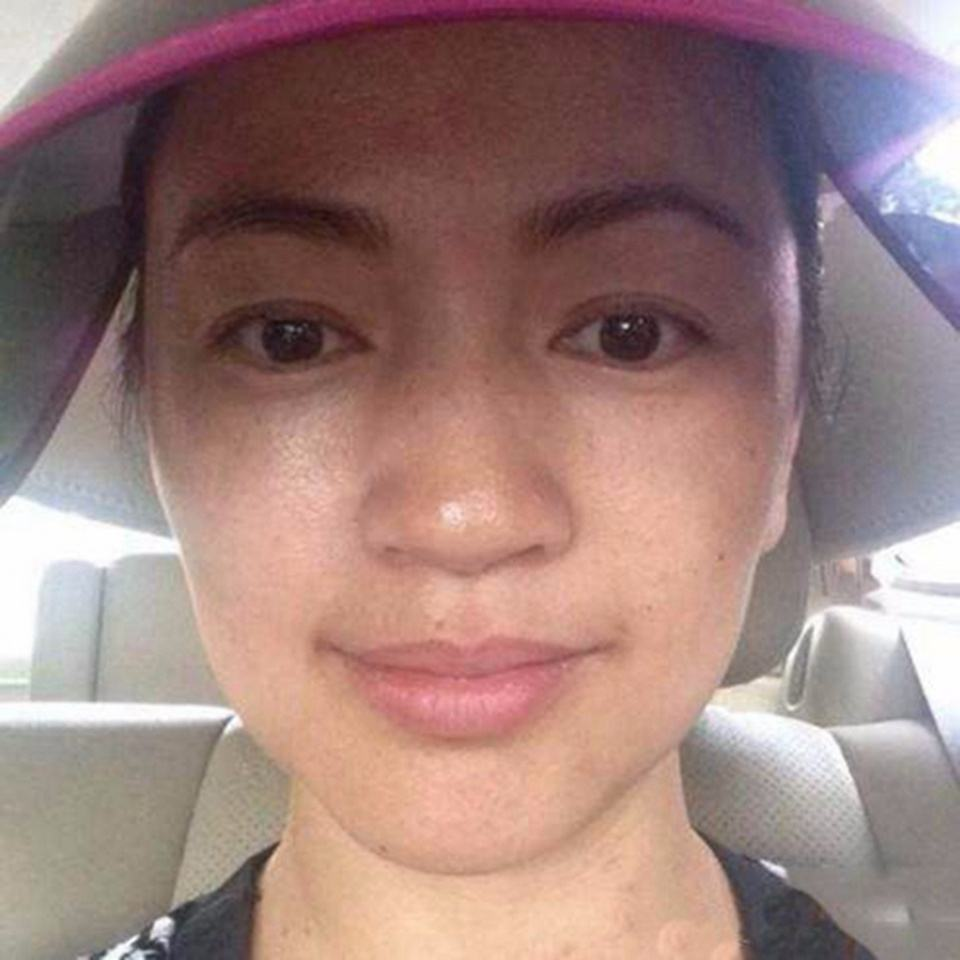
#> input picture _exp_pkg_opencv/image/filter/10.jpg, 960 x 960 px
$ python _exp_pkg_opencv_filter_bilateral.py
#> lines starting #> are read from the running program, lines starting #| are printed output that depends on the picture
import os
import sys
import cv2
import numpy as np
import matplotlib.pyplot as plt

# print(__file__)
print("current file path: %s" % os.path.dirname(__file__))
image_folder = "%s/image/filter" % os.path.dirname(__file__)
print("image folder path: %s" % image_folder)

def filter_bilateral(file):
#> called with file = '10.jpg'
    img = cv2.imread("%s/%s" % (image_folder, file))
#> img is the input picture: shape (960, 960, 3); mean B, G, R 123, 126.8, 156.2
    width = img.shape[0]
#> width = 960
    height = img.shape[1]
#> height = 960
    print("width: %s, height: %s" % (width, height))
#| width: 960, height: 960
    scale = 1
    img = cv2.resize(img, (height//scale, width//scale)) # resize方法的dsize参数的顺序是高在前，宽在后

    dst1 = cv2.bilateralFilter(img, 3, sigmaColor=20, sigmaSpace=50) # cv2的双边滤波
    dst2 = cv2.bilateralFilter(img, 5, sigmaColor=20, sigmaSpace=50) # cv2的双边滤波
    dst3 = cv2.bilateralFilter(img, 7, sigmaColor=20, sigmaSpace=50) # cv2的双边滤波
    dst4 = cv2.bilateralFilter(img, 11, sigmaColor=20, sigmaSpace=50) # cv2的双边滤波

    cv2.imshow("bilateral filter", np.hstack((img, dst1, dst2, dst3, dst4)))
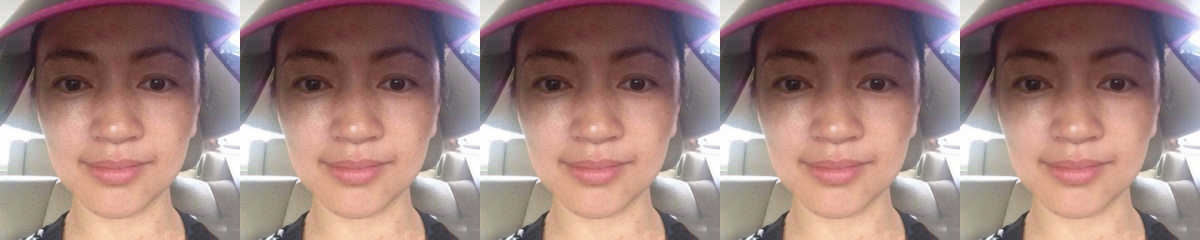
#> window 'bilateral filter': shape (960, 4800, 3) (shown at 1/4 size); mean B, G, R 123, 126.8, 156.2
    cv2.waitKey(0)
    cv2.destroyAllWindows();

if __name__ == "__main__":
    filter_bilateral("10.jpg")
    filter_bilateral("11.jpg")
#> call 2 of filter_bilateral, with file = '11.jpg'
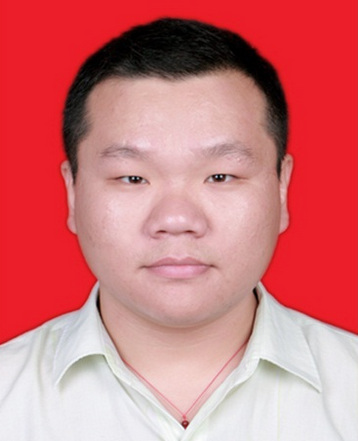
#> input picture _exp_pkg_opencv/image/filter/11.jpg, 358 x 441 px
#> in filter_bilateral, img is the input picture: shape (441, 358, 3); mean B, G, R 122.2, 119, 207.8
#| width: 441, height: 358
#> in filter_bilateral (call 2), `cv2.imshow("bilateral filter", np.hstack((img, dst1, dst2, dst3, dst4)))`:
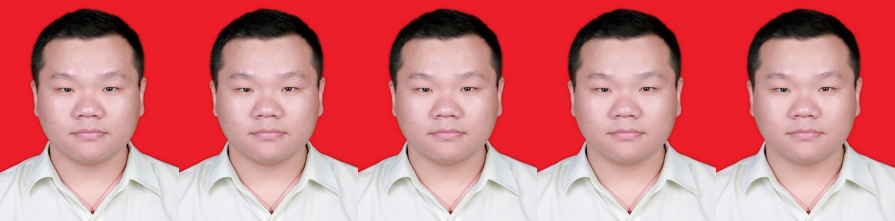
#> window 'bilateral filter': shape (441, 1790, 3) (shown at 1/2 size); mean B, G, R 122.2, 119, 207.8


### 双边滤波具有美颜效果
